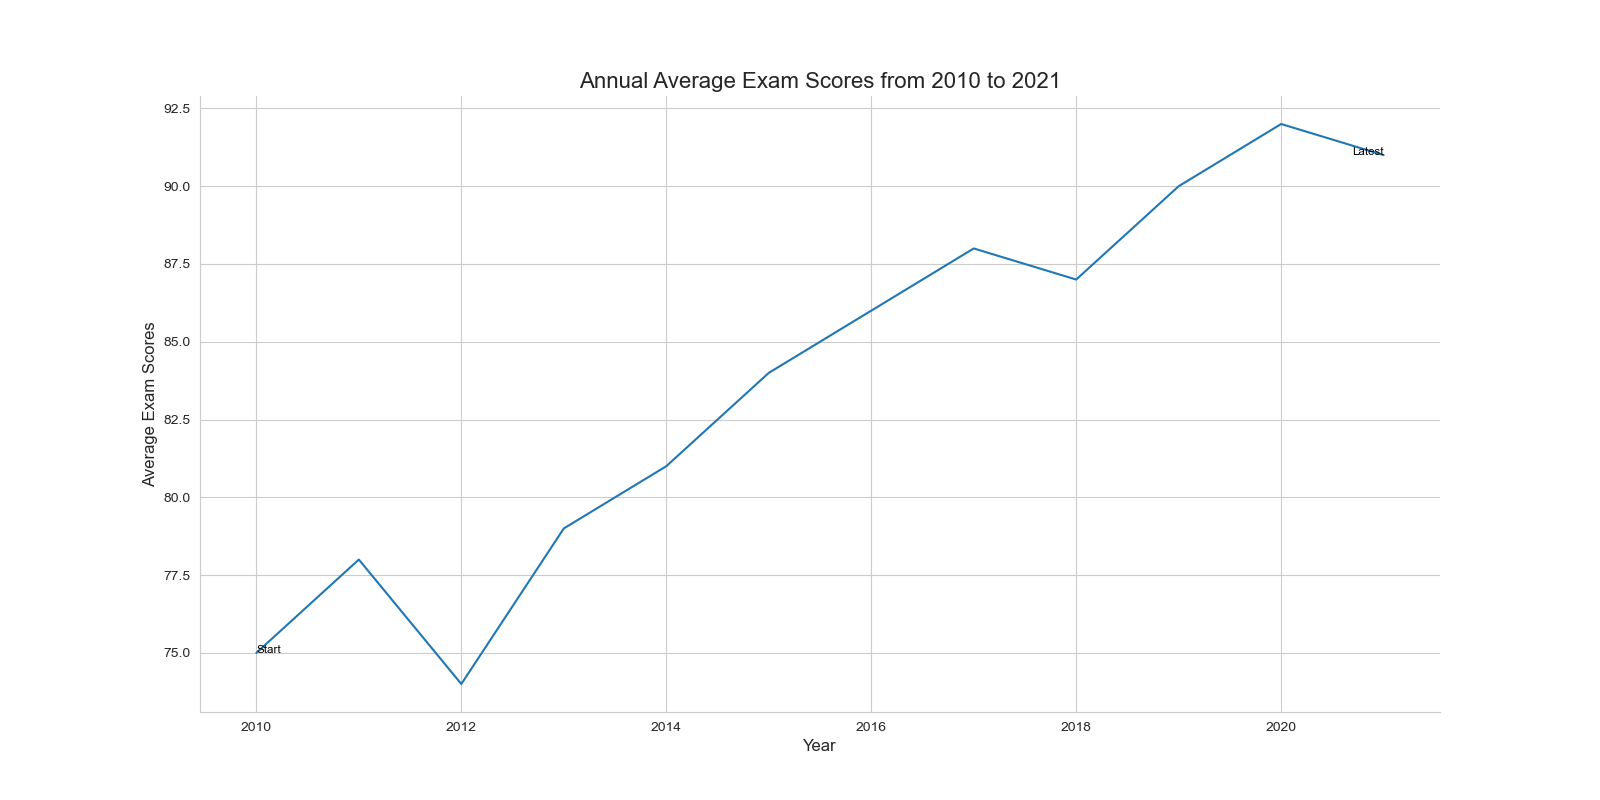

Write the Python code that produced this figure.

import seaborn as sns
import pandas as pd
import matplotlib.pyplot as plt

# Data points from the given table
data = {
    'Year': [2010, 2011, 2012, 2013, 2014, 2015, 2016, 2017, 2018, 2019, 2020, 2021],
    'Average Exam Scores': [75, 78, 74, 79, 81, 84, 86, 88, 87, 90, 92, 91]
}

# Convert data into DataFrame
df = pd.DataFrame(data)

# Create the line plot
plt.figure(figsize=(16, 8))  # Modify width and height
sns.lineplot(x='Year', y='Average Exam Scores', data=df, color='#1f77b4')  # Change the color scheme

# Adding annotations for the start and end points
plt.text(2010, 75, 'Start', horizontalalignment='left', size='small', color='black')
plt.text(2021, 91, 'Latest', horizontalalignment='right', size='small', color='black')

# Setting the title and labels
plt.title('Annual Average Exam Scores from 2010 to 2021', fontsize=16, loc='center')
plt.xlabel('Year', fontsize=12)
plt.ylabel('Average Exam Scores', fontsize=12)

sns.despine()
plt.show()
